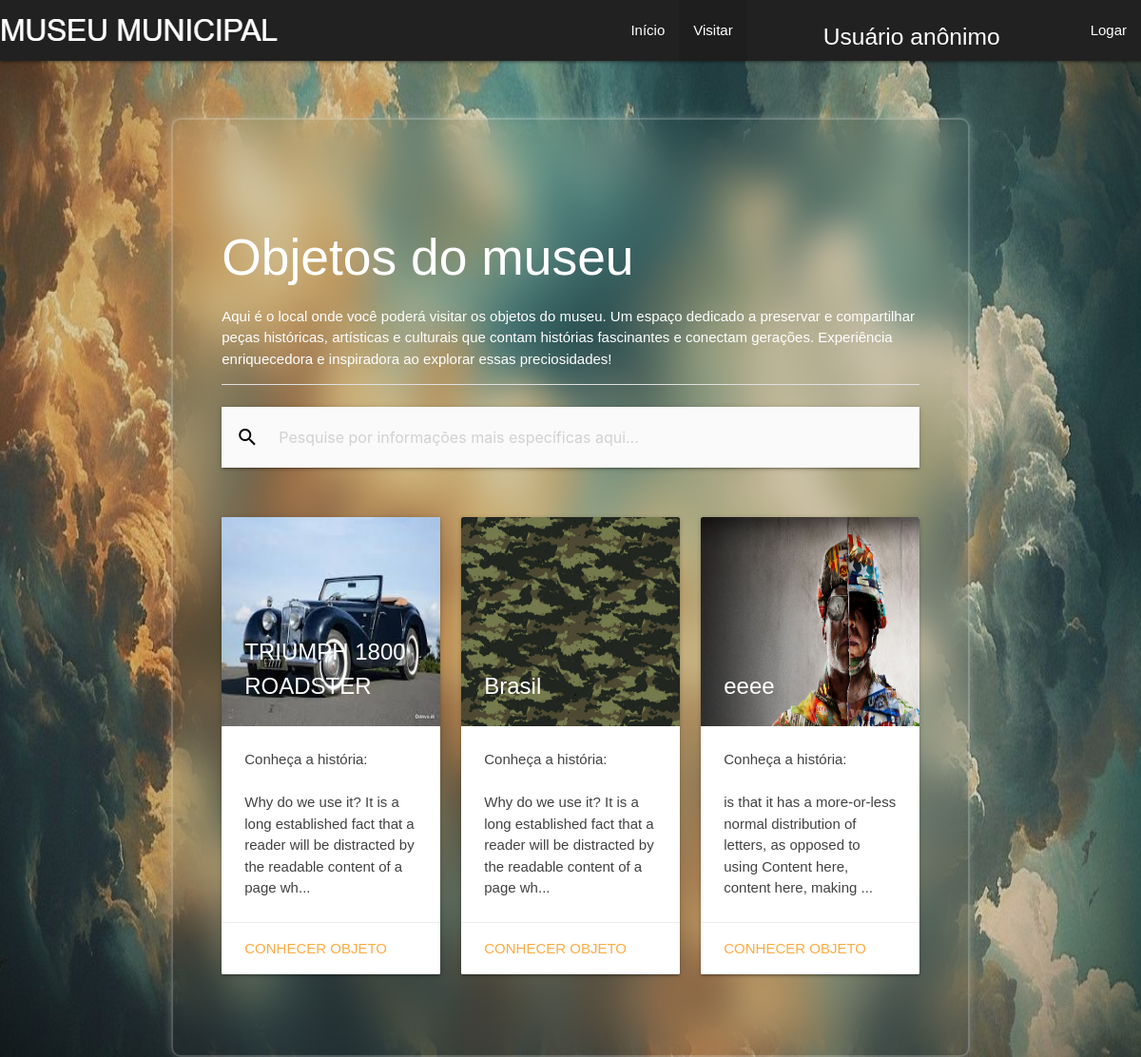
/form_museu.php, run on an earlier commit of the app's database.
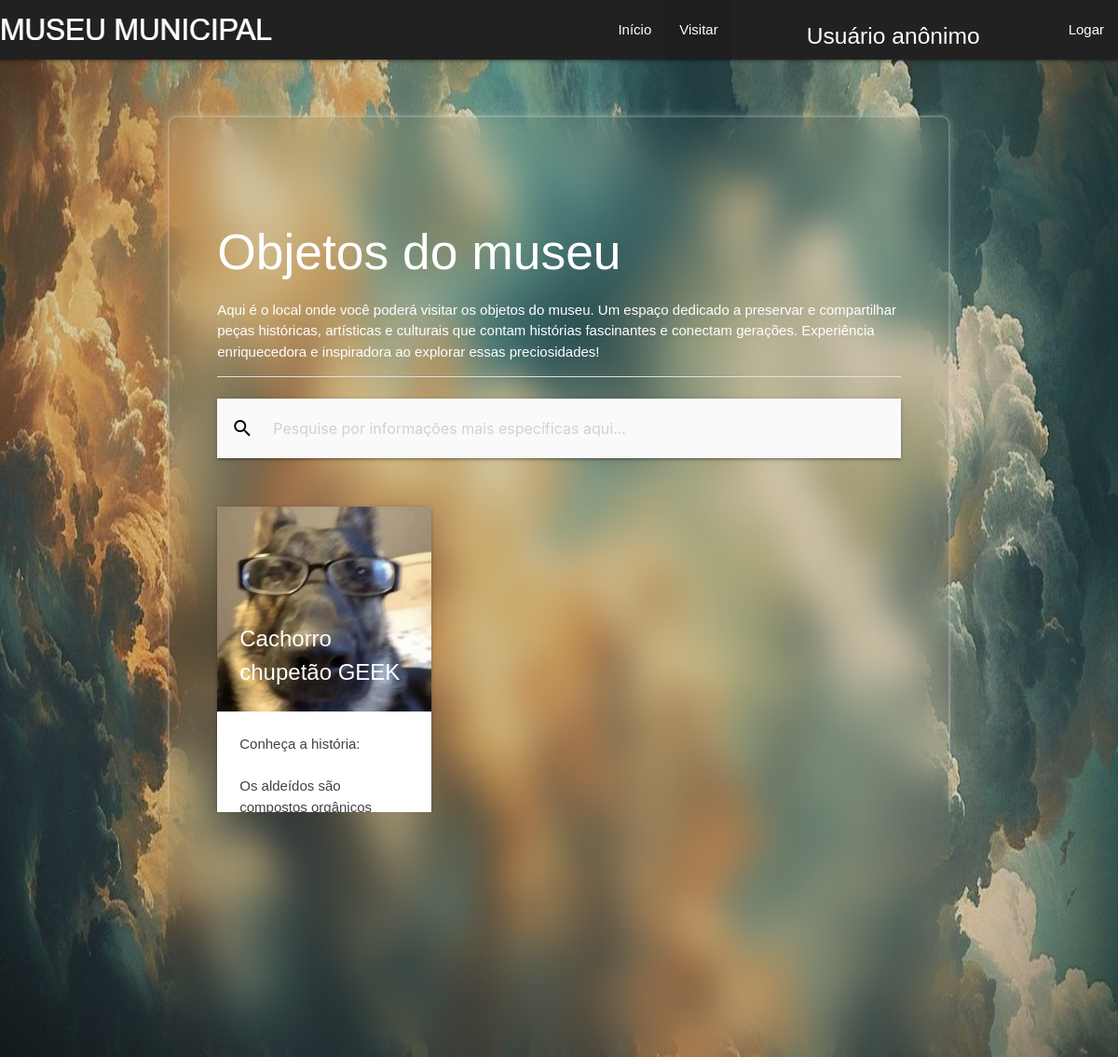
And on a later commit of the database.
### tables this page shows
CREATE TABLE IF NOT EXISTS `objeto` (
  `id_obj` int NOT NULL AUTO_INCREMENT,
  `nome` varchar(255) NOT NULL,
  `data_criacao` date NOT NULL,
  `data_chegada` date NOT NULL,
  `condicao` varchar(255) NOT NULL,
  `historia` text NOT NULL,
  `arquivo` varchar(255) NOT NULL,
  `pais_origem` varchar(255) NOT NULL,
  `cidade_origem` varchar(255) NOT NULL,
  PRIMARY KEY (`id_obj`)
);

### conecta.php (called while the page is built, shortened)
<?php
function executarSQL($conexao, $sql)
{
    $resultado = mysqli_query($conexao, $sql);
    return $resultado;
}

### form_museu.php (the view, shortened to what this page needs)
<!DOCTYPE html>
<html lang="en">
<head>
  <link rel="stylesheet" href="css/styles.css">
  <link type="text/css" rel="stylesheet" href="css/materialize.min.css" media="screen,projection" />
</head>
<body>
  <?php
  include_once "header.php";
  ?>
  <main class="container wrapper" style="margin-top: 5%;">
    <div class="row">
      <div class="col s12">
        <h2>Objetos do museu</h2>
        <p>Aqui é o local onde você poderá visitar os objetos do museu. Um espaço dedicado a preservar e compartilhar peças históricas, artísticas e culturais que contam histórias fascinantes e conectam gerações. Experiência enriquecedora e inspiradora ao explorar essas preciosidades!</p>
        <div class="divider"> </div>
<br>
      <nav>
        <div class="nav-wrapper #fafafa grey lighten-5">
          <form method="get">
            <div class="input-field">
              <input name="pesquisar" id="search" type="search" placeholder="Pesquise por informações mais específicas aqui...">
              <label class="label-icon" for="search"><i class="material-icons black-text">search</i></label>
              <i class="material-icons">close</i>
            </div>
          </form>
        </div>
      </nav>
      <?php
      if(isset($_GET['pesquisar'])){
        $a = $_GET['pesquisar'];
        $sql = "SELECT * FROM objeto WHERE nome LIKE '%$a%' or historia LIKE '%$a%' or data_criacao LIKE '%$a%' or condicao LIKE '%$a%' or pais_origem LIKE '%$a%' ";
      }else{
        $sql = "SELECT * FROM objeto";
      }
      ?>
        <br><br>
      </div>
      <div class="row">
        <?php
        include_once "conecta.php";
        $conexao = conectar();
        $resultado = executarSQL($conexao, $sql);
        while ($linha = mysqli_fetch_assoc($resultado)) {
        ?>
          <div class="col s12 m4">
            <div class="card">
              <div class="card-image">
                <img src="css/imagens_obj/<?php echo $linha['arquivo']; ?>" height="220px">
                <span class="card-title"><?php echo $linha['nome']; ?></span>
              </div>
              <div class="card-content">
                <?php
                $texto = $linha['historia'];
                echo "<p class='grey-text text-darken-3 lighten-3'> Conheça a história: </p> <br>";
                echo "<p class='grey-text text-darken-3 lighten-3'>" . mb_strimwidth($texto, 0, 120, '...') . "</p>";
                ?>
              </div>
              <div class="card-action">
                <a href="form_obj.php?id_obj=<?= $linha['id_obj']; ?>">Conhecer objeto</a>
              </div>
            </div>
          </div>
        <?php } ?>
  </main>
</body>
</html>

### header.php (shortened to what this page needs)
<?php
$pagina_Corrente = basename($_SERVER['SCRIPT_NAME']);
?>
<header>
    <div class="navbar-fixed">
        <nav class="grey darken-4">
            <div class="nav-wrapper">
                <a href="#" class="brand-logo">
                    <img class="responsive-img" src="css/imagens/MUSEU_MUNICIPAL.png" alt="museu_municipal">
                </a>
                <ul class="right hide-on-med-and-down">
                    <li class="<?php if ($pagina_Corrente == 'index.php') {
                                    echo 'active';
                                } ?>">
                        <a href="index.php">Início</a>
                    </li>
                    <li style="margin-right: 80px;" class="<?php if ($pagina_Corrente == 'form_museu.php') {
                                                                echo 'active';
                                                            } ?>">
                        <a href="form_museu.php">Visitar</a>
                    </li>
                    <li>
                        <h5>
                            <?php
                            if (isset($_SESSION['usuario'])) {
                                $logado = $_SESSION['usuario'];
                                echo "<p style='margin-right: 30px;'>Você está logado " . $logado . "</p>";
                            } else {
                                echo "<p style='margin-right: 80px;'>Usuário anônimo</p>";
                            }
                            ?>
                        </h5>
                    </li>
                    <?php if (!isset($_SESSION['usuario'])) { ?>
                        <li class="<?php if ($pagina_Corrente == 'form_login.php') {
                                        echo 'active';
                                    } ?>">
                            <a href="form_login.php">Logar</a>
                        </li>
                    <?php } ?>
            </div>
        </nav>
    </div>
</header>

### css/styles.css (style rules this page uses)
* { box-sizing: border-box; }
body { margin: 0; font-family: sans-serif; background: url('imagens/index1.jpg') no-repeat; background-size: 100% 100%; height: 100vh; background-attachment: fixed; }
.wrapper { width: 420px; background: transparent; border: 2px solid rgba(255, 255, 255, .2); backdrop-filter: blur(20px); box-shadow: 0 0 10px rgba(255, 255, 255, .2); color: #fff; border-radius: 10px; padding: 30px 40px; }

### form_museu.php (style rules this page uses)
.card-content { color: black; }
.row { margin-top: 50px; }
main { margin-top: 10%; }

What changed in the data, as far as the page shows it:
removed objeto: arquivo (picture), nome "TRIUMPH 1800 ROADSTER", historia "Why do we use it? It is a long established fact that a reader will be distracted by the readable content of a page wh..."
removed objeto: arquivo (picture), nome "Brasil", historia "Why do we use it? It is a long established fact that a reader will be distracted by the readable content of a page wh..."
removed objeto: arquivo (picture), nome "eeee", historia "is that it has a more-or-less normal distribution of letters, as opposed to using Content here, content here, making ..."
added objeto: arquivo (picture), nome "Cachorro chupetão GEEK", historia "Os aldeídos são compostos orgânicos caracterizados por possuir um grupo funcional carbonila (C=O) ligado a pelo menos..."
